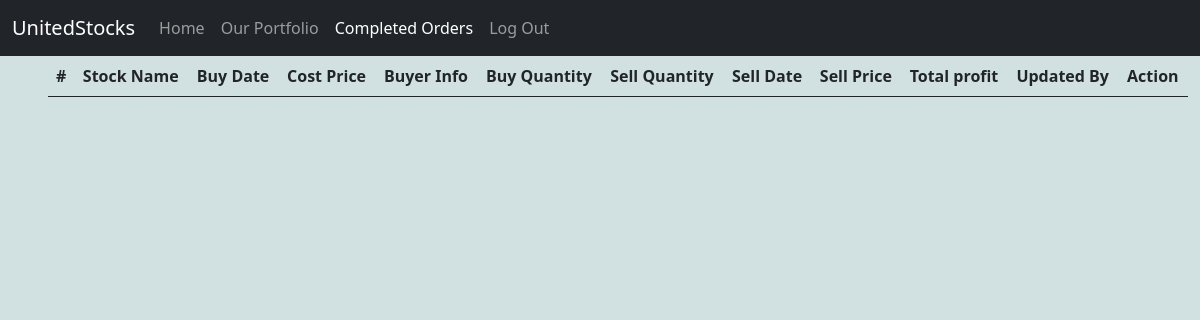
The page /CompletedOrders.php on the database as committed earlier.
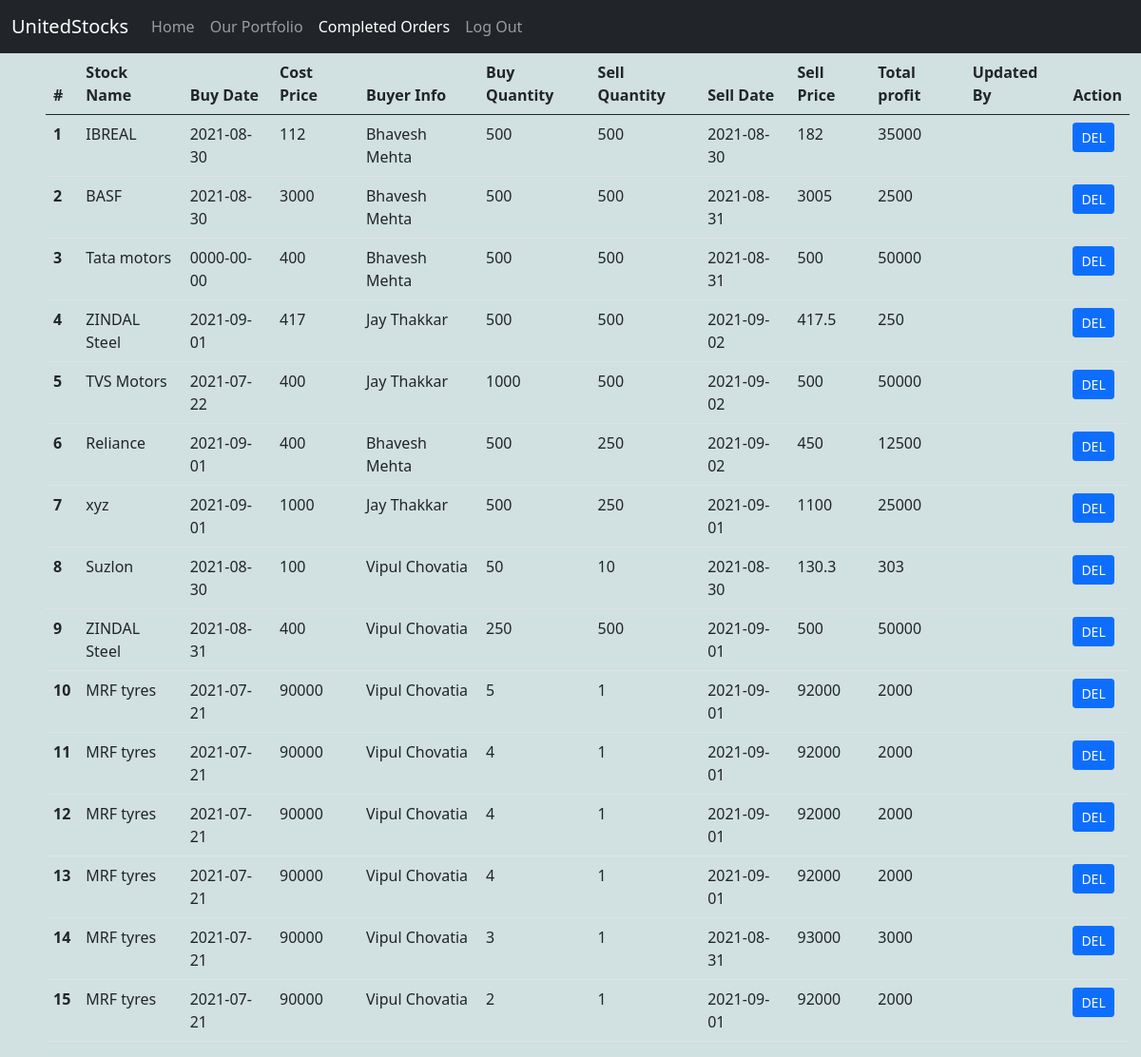
The same page on the database as committed later.
### tables this page shows
CREATE TABLE `soldlist` (
  `id` int(11) NOT NULL,
  `Stock Name` varchar(100) NOT NULL,
  `Buy Date` date NOT NULL,
  `Cost Price` double NOT NULL,
  `Buyer Info` varchar(100) NOT NULL,
  `Buy Quantity` int(10) NOT NULL,
  `Sell Quantity` int(10) NOT NULL,
  `Sell Date` date NOT NULL,
  `Sell Price` double NOT NULL,
  `Sell Brokerage` double NOT NULL,
  `Status` int(2) NOT NULL
);

### CompletedOrders.php (the view, shortened to what this page needs)
<?php
  include('conn.php');
?>
<!doctype html>
<html lang="en">
  <head>
    <link href="https://cdn.jsdelivr.net/npm/bootstrap@5.1.0/dist/css/bootstrap.min.css" rel="stylesheet">
    <link rel="stylesheet" href="//cdn.datatables.net/1.11.0/css/jquery.dataTables.min.css">
  </head>
  <body>
  <nav class="navbar navbar-expand-lg navbar-dark bg-dark">
        <div class="container-fluid">
            <a class="navbar-brand" href="#">UnitedStocks</a>
            <div class="collapse navbar-collapse" id="navbarNav">
            <ul class="navbar-nav">
                <li class="nav-item">
                <a class="nav-link" aria-current="page" href="index.php">Home</a>
                </li>
                <li class="nav-item">
                <a class="nav-link" href="Portfolio.php">Our Portfolio</a>
                </li>
                <li class="nav-item">
                <a class="nav-link active" href="CompletedOrders.php">Completed Orders</a>
                </li>
                <li class="nav-item">
                <a class="nav-link" href="logout.php">Log Out</a>
                </li>
            </ul>
            </div>
        </div>
    </nav>
    <table class="table mx-5 mt-6" id="MyTable">
      <thead>
        <tr>
          <th scope="col">#</th>
          <th scope="col">Stock Name</th>
          <th scope="col">Buy Date</th>
          <th scope="col">Cost Price</th>
          <th scope="col">Buyer Info</th>
          <th scope="col">Buy Quantity</th>
          <th scope="col">Sell Quantity</th>
          <th scope="col">Sell Date</th>
          <th scope="col">Sell Price</th>
          <th scope="col">Total profit</th>
          <th scope="col">Updated By</th>
          <th scope="col">Action</th>
        </tr>
      </thead>
      <tbody>
          <?php
          $sql="SELECT * FROM soldlist WHERE Status='0'";
          $result=$conn->query($sql);
          if($result->num_rows>0){
              $id=1;
              while($row = $result->fetch_assoc()){
                $profit=$row['Sell Price'] - $row['Cost Price'];
          ?>
          <tr>
            <th scope="row"><?php echo $id?></th>
            <td><?php echo $row['Stock Name']; ?></td>
            <td><?php echo $row['Buy Date']; ?></td>
            <td><?php echo $row['Cost Price']; ?></td>
            <td><?php echo $row['Buyer Info']; ?></td>
            <td><?php echo $row['Buy Quantity']; ?></td>
            <td><?php echo $row['Sell Quantity']; ?></td>
            <td><?php echo $row['Sell Date']; ?></td>
            <td><?php echo $row['Sell Price']; ?></td>
            <td><?php echo $profit*$row['Sell Quantity']; ?></td>
            <td><?php echo $row['UpdatedBy'];?></td>
            <td><a class="btn btn-primary btn-sm" href="CompletedOrders.php?did=<?php echo $row['id'];?>">DEL</a></td>
          </tr>
          <?php
              $id++;
              }
              }
          ?>
      </tbody>
    </table>
  </body>
</html>

Rows that differ between the two databases and show on the page:
added soldlist: Stock Name "IBREAL", Buy Date "2021-08-30", Cost Price "112", Buyer Info "Bhavesh Mehta", Buy Quantity "500", Sell Quantity "500", Sell Date "2021-08-30", Sell Price "182", $profit*$row['Sell Quantity'] "35000"
added soldlist: Stock Name "BASF", Buy Date "2021-08-30", Cost Price "3000", Buyer Info "Bhavesh Mehta", Buy Quantity "500", Sell Quantity "500", Sell Date "2021-08-31", Sell Price "3005", $profit*$row['Sell Quantity'] "2500"
added soldlist: Stock Name "Tata motors", Buy Date "0000-00-00", Cost Price "400", Buyer Info "Bhavesh Mehta", Buy Quantity "500", Sell Quantity "500", Sell Date "2021-08-31", Sell Price "500", $profit*$row['Sell Quantity'] "50000"
added soldlist: Stock Name "ZINDAL Steel", Buy Date "2021-09-01", Cost Price "417", Buyer Info "Jay Thakkar", Buy Quantity "500", Sell Quantity "500", Sell Date "2021-09-02", Sell Price "417.5", $profit*$row['Sell Quantity'] "250"
added soldlist: Stock Name "TVS Motors", Buy Date "2021-07-22", Cost Price "400", Buyer Info "Jay Thakkar", Buy Quantity "1000", Sell Quantity "500", Sell Date "2021-09-02", Sell Price "500", $profit*$row['Sell Quantity'] "50000"
added soldlist: Stock Name "Reliance", Buy Date "2021-09-01", Cost Price "400", Buyer Info "Bhavesh Mehta", Buy Quantity "500", Sell Quantity "250", Sell Date "2021-09-02", Sell Price "450", $profit*$row['Sell Quantity'] "12500"
added soldlist: Stock Name "xyz", Buy Date "2021-09-01", Cost Price "1000", Buyer Info "Jay Thakkar", Buy Quantity "500", Sell Quantity "250", Sell Date "2021-09-01", Sell Price "1100", $profit*$row['Sell Quantity'] "25000"
added soldlist: Stock Name "Suzlon", Buy Date "2021-08-30", Cost Price "100", Buyer Info "Vipul Chovatia", Buy Quantity "50", Sell Quantity "10", Sell Date "2021-08-30", Sell Price "130.3", $profit*$row['Sell Quantity'] "303"
added soldlist: Stock Name "ZINDAL Steel", Buy Date "2021-08-31", Cost Price "400", Buyer Info "Vipul Chovatia", Buy Quantity "250", Sell Quantity "500", Sell Date "2021-09-01", Sell Price "500", $profit*$row['Sell Quantity'] "50000"
added soldlist: Stock Name "MRF tyres", Buy Date "2021-07-21", Cost Price "90000", Buyer Info "Vipul Chovatia", Buy Quantity "5", Sell Quantity "1", Sell Date "2021-09-01", Sell Price "92000", $profit*$row['Sell Quantity'] "2000"
added soldlist: Stock Name "MRF tyres", Buy Date "2021-07-21", Cost Price "90000", Buyer Info "Vipul Chovatia", Buy Quantity "4", Sell Quantity "1", Sell Date "2021-09-01", Sell Price "92000", $profit*$row['Sell Quantity'] "2000"
added soldlist: Stock Name "MRF tyres", Buy Date "2021-07-21", Cost Price "90000", Buyer Info "Vipul Chovatia", Buy Quantity "4", Sell Quantity "1", Sell Date "2021-09-01", Sell Price "92000", $profit*$row['Sell Quantity'] "2000"
added soldlist: Stock Name "MRF tyres", Buy Date "2021-07-21", Cost Price "90000", Buyer Info "Vipul Chovatia", Buy Quantity "4", Sell Quantity "1", Sell Date "2021-09-01", Sell Price "92000", $profit*$row['Sell Quantity'] "2000"
added soldlist: Stock Name "MRF tyres", Buy Date "2021-07-21", Cost Price "90000", Buyer Info "Vipul Chovatia", Buy Quantity "3", Sell Quantity "1", Sell Date "2021-08-31", Sell Price "93000", $profit*$row['Sell Quantity'] "3000"
added soldlist: Stock Name "MRF tyres", Buy Date "2021-07-21", Cost Price "90000", Buyer Info "Vipul Chovatia", Buy Quantity "2", Sell Quantity "1", Sell Date "2021-09-01", Sell Price "92000", $profit*$row['Sell Quantity'] "2000"
